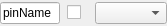
<?xml version="1.0" encoding="UTF-8"?>
<ui version="4.0">
 <class>Form</class>
 <widget class="QWidget" name="Form">
  <property name="geometry">
   <rect>
    <x>0</x>
    <y>0</y>
    <width>167</width>
    <height>26</height>
   </rect>
  </property>
  <property name="sizePolicy">
   <sizepolicy hsizetype="Minimum" vsizetype="Preferred">
    <horstretch>0</horstretch>
    <verstretch>0</verstretch>
   </sizepolicy>
  </property>
  <property name="windowTitle">
   <string>Form</string>
  </property>
  <layout class="QHBoxLayout" name="horizontalLayout_3">
   <property name="spacing">
    <number>7</number>
   </property>
   <property name="leftMargin">
    <number>0</number>
   </property>
   <property name="topMargin">
    <number>0</number>
   </property>
   <property name="rightMargin">
    <number>0</number>
   </property>
   <property name="bottomMargin">
    <number>0</number>
   </property>
   <item>
    <layout class="QHBoxLayout" name="horizontalLayout_2">
     <property name="spacing">
      <number>7</number>
     </property>
     <property name="leftMargin">
      <number>0</number>
     </property>
     <property name="topMargin">
      <number>0</number>
     </property>
     <property name="rightMargin">
      <number>0</number>
     </property>
     <property name="bottomMargin">
      <number>0</number>
     </property>
     <item>
      <layout class="QHBoxLayout" name="horizontalLayout">
       <property name="spacing">
        <number>7</number>
       </property>
       <property name="leftMargin">
        <number>0</number>
       </property>
       <property name="topMargin">
        <number>0</number>
       </property>
       <property name="rightMargin">
        <number>0</number>
       </property>
       <property name="bottomMargin">
        <number>0</number>
       </property>
       <item>
        <widget class="QLineEdit" name="lePinName">
         <property name="sizePolicy">
          <sizepolicy hsizetype="Preferred" vsizetype="Fixed">
           <horstretch>0</horstretch>
           <verstretch>0</verstretch>
          </sizepolicy>
         </property>
         <property name="minimumSize">
          <size>
           <width>0</width>
           <height>0</height>
          </size>
         </property>
         <property name="maximumSize">
          <size>
           <width>60</width>
           <height>16777215</height>
          </size>
         </property>
         <property name="text">
          <string>pinName</string>
         </property>
        </widget>
       </item>
       <item>
        <widget class="QCheckBox" name="cbHideLabel">
         <property name="toolTip">
          <string>should hide label</string>
         </property>
         <property name="text">
          <string/>
         </property>
        </widget>
       </item>
       <item>
        <widget class="QComboBox" name="cbType">
         <property name="sizePolicy">
          <sizepolicy hsizetype="Preferred" vsizetype="Fixed">
           <horstretch>0</horstretch>
           <verstretch>0</verstretch>
          </sizepolicy>
         </property>
        </widget>
       </item>
      </layout>
     </item>
    </layout>
   </item>
  </layout>
 </widget>
 <resources/>
 <connections/>
</ui>
